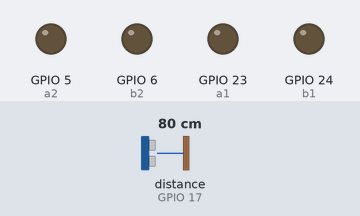
A program run on a simulated Raspberry Pi (BCM pin numbers). Parts: output pins drawn as LEDs (lit = HIGH). Inputs (shaded band) come from the test bench; at power-on: distance to the obstacle (sensor on GPIO 17) 80 cm. Library files of the repository ran but are not shown: hcsr04.py.

Above: at 0.1 s.
At 1.2 s:
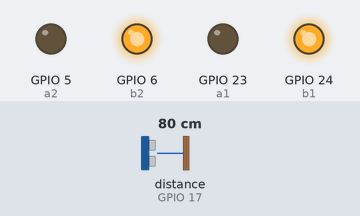
1.3 s: distance to the obstacle (sensor on GPIO 17) set to 34 cm
3.5 s: distance to the obstacle (sensor on GPIO 17) set to 27 cm
At 5.6 s:
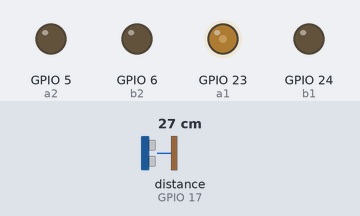
Timing chart, 0 to 7.1 s (numbered marks = the images above; inputs shaded):
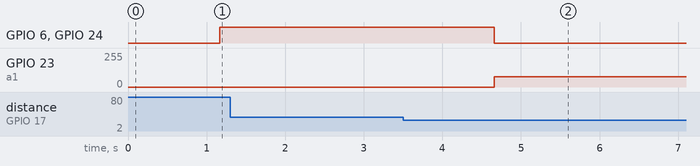

The program:

car_control.py
```python
from car import car_control
from hcsr04 import get_distance
from time import sleep

c = car_control()

try:
    while 1:
        dis = get_distance(27, 17)
        if dis > 30:
            c.forward()
        else:
            #print(dis)
            c.left()
        #sleep(0.1)
except KeyboardInterrupt:
    c.still()
    c = car_control()
    print('關閉程式 ')

#c.__version__()

#forward()

c.still()
```

car.py
```python
import RPi.GPIO as gpio
import time


class car_control():
    def __init__(self):
        gpio.setmode(gpio.BCM)
        gpio.setwarnings(False)
        global a1
        gpio.setup(23,gpio.OUT)
        a1 = gpio.PWM(23, 60)

        global b1
        gpio.setup(24,gpio.OUT)
        b1 = gpio.PWM(24, 60)

        global a2
        gpio.setup(5,gpio.OUT)
        a2 = gpio.PWM(5, 60)

        global b2
        gpio.setup(6,gpio.OUT)
        b2 = gpio.PWM(6, 60)
    def __version__(self):
        print('beta01')
    def still(self):
        a1.stop()
        b1.stop()
        a2.stop()
        b2.stop()
        gpio.cleanup()

    def forward(self):
        a1.start(0)
        b1.start(100)
        a2.start(0)
        b2.start(100)
    def left(self):
        a1.start(30)
        b1.start(0)
        a2.start(0)
        b2.start(0)


#car_initail()

if __name__ == '__main__':
    c = car_control()
    c.left()
    time.sleep(1)
    c.still()
```

Measured:
- the behaviour switches between 31 and 30 cm on distance to the obstacle (sensor on GPIO 17) (found by bisection; images 1 and 2)
- after the input at 1.3 s, every drawn part: stays the same
- after the input at 3.5 s, GPIO 6 (b2), GPIO 24 (b1): HIGH → LOW after 1.2 s; GPIO 23 (a1): 0/255 → 77/255 after 1.2 s
